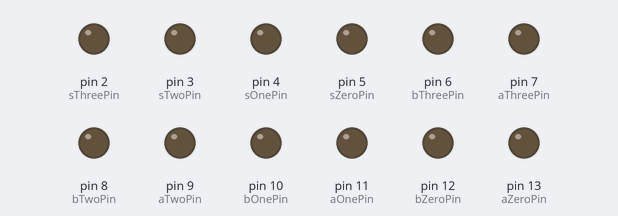
A sketch run on a simulated Arduino Uno, built with avr-gcc and run on an emulated ATmega328P. On the bench: output pins drawn as LEDs (lit = HIGH). What the sketch prints to the serial monitor is not drawn.

Above: at 0.1 s.
At 2.6 s:
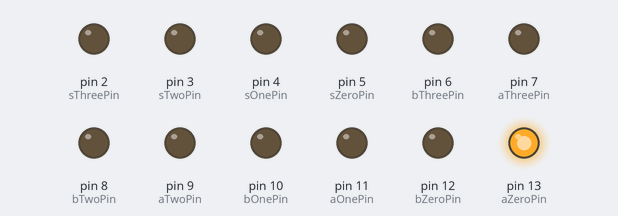
At 7.7 s:
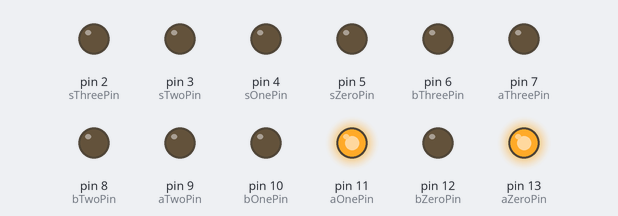
At 17.9 s:
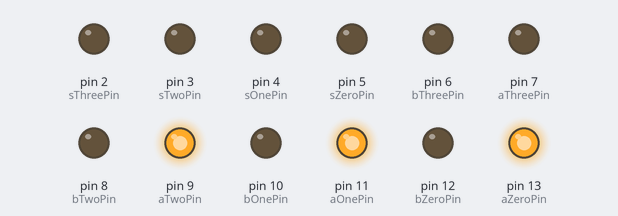
At 28.0 s:
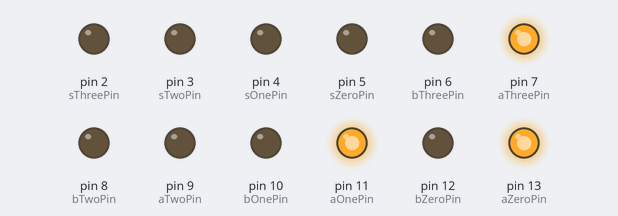
At 38.2 s:
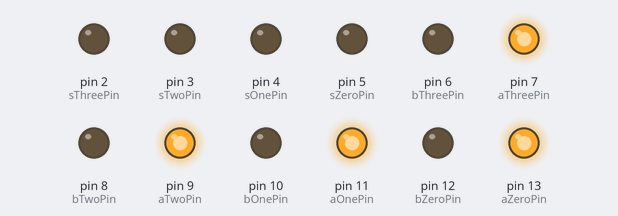
Timing chart, 0 to 39.7 s (numbered marks = the images above):
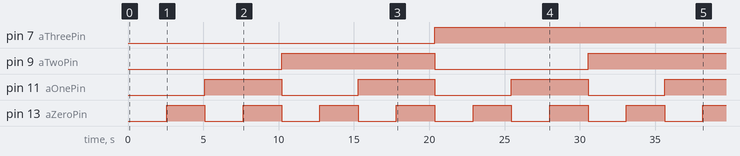

The sketch:

12fourbitalu.ino
```cpp
/*
  Created by Cristiano S
  Created in June 2023

  Gives inputs to a 4-bit ALU
*/

// Input Pins
unsigned int aZeroPin = 13;
unsigned int bZeroPin = 12;
unsigned int aOnePin = 11;
unsigned int bOnePin = 10;
unsigned int aTwoPin = 9;
unsigned int bTwoPin = 8;
unsigned int aThreePin = 7;
unsigned int bThreePin = 6;
unsigned int sZeroPin = 5;
unsigned int sOnePin = 4;
unsigned int sTwoPin = 3;
unsigned int sThreePin = 2;
unsigned int mPin = 1;      // Technically not a usable pin
unsigned int carryPin = 0;  // Technically not a usable pin

// Sign text variable
char signText = '?';

void setup()
{
  // Pin inputs
  pinMode(aZeroPin, OUTPUT);
  pinMode(bZeroPin, OUTPUT);
  pinMode(aOnePin, OUTPUT);
  pinMode(bOnePin, OUTPUT);
  pinMode(aTwoPin, OUTPUT);
  pinMode(bTwoPin, OUTPUT);
  pinMode(aThreePin, OUTPUT);
  pinMode(bThreePin, OUTPUT);
  pinMode(sZeroPin, OUTPUT);
  pinMode(sOnePin, OUTPUT);
  pinMode(sTwoPin, OUTPUT);
  pinMode(sThreePin, OUTPUT);
  pinMode(mPin, OUTPUT);
  pinMode(carryPin, OUTPUT);
  // Serial monitor
  Serial.begin(9600); // Start the serial monitor at 9600 baud
  Serial.println("\nStart:  ...\n");
}

void loop()
{
  for (int carryIn = 0; carryIn < 2; carryIn++) {
    // Set the carry in pin to on or off if carryIn is 1 or another number
    switch (carryIn) {
      case 1:
        digitalWrite(carryPin, HIGH);
        break;
      default:
        digitalWrite(carryPin, LOW);
        break;
    }
    for (int mInput = 0; mInput < 2; mInput++) {
      // Set the m pin to on or off if mInput is 1 or another number
      switch (mInput) {
        case 1:
          digitalWrite(mPin, HIGH);
          break;
        default:
          digitalWrite(mPin, LOW);
          break;
      }
      for (int sThree = 0; sThree < 2; sThree++) {
        // Set the sign three pin to on or off if sThree is 1 or another number
        switch (sThree) {
          case 1:
            digitalWrite(sThreePin, HIGH);
            break;
          default:
            digitalWrite(sThreePin, LOW);
            break;
        }
        for (int sTwo = 0; sTwo < 2; sTwo++) {
          // Set the sign two pin to on or off if sTwo is 1 or another number
          switch (sTwo) {
            case 1:
              digitalWrite(sTwoPin, HIGH);
              break;
            default:
              digitalWrite(sTwoPin, LOW);
              break;
          }
          for (int sOne = 0; sOne < 2; sOne++) {
            // Set the sign one pin to on or off if sOne is 1 or another number
            switch (sOne) {
              case 1:
                digitalWrite(sOnePin, HIGH);
                break;
              default:
                digitalWrite(sOnePin, LOW);
                break;
            }
            for (int sZero = 0; sZero < 2; sZero++) {
              // Set the sign zero pin to on or off if sZero is 1 or another number
              switch (sZero) {
                case 1:
                  digitalWrite(sZeroPin, HIGH);
                  break;
                default:
                  digitalWrite(sZeroPin, LOW);
                  break;
              }
              for (int inputBThree = 0; inputBThree < 2; inputBThree++) {
                // Set the b3 pin to on or off if inputBThree is 1 or another number
                switch (inputBThree) {
                  case 1:
                    digitalWrite(bThreePin, HIGH);
                    break;
                  default:
                    digitalWrite(bThreePin, LOW);
                    break;
                }
                for (int inputBTwo = 0; inputBTwo < 2; inputBTwo++) {
                  // Set the b2 pin to on or off if inputBTwo is 1 or another number
                  switch (inputBTwo) {
                    case 1:
                      digitalWrite(bTwoPin, HIGH);
                      break;
                    default:
                      digitalWrite(bTwoPin, LOW);
                      break;
                  }
                  for (int inputBOne = 0; inputBOne < 2; inputBOne++) {
                    // Set the b1 pin to on or off if inputBOne is 1 or another number
                    switch (inputBOne) {
                      case 1:
                        digitalWrite(bOnePin, HIGH);
                        break;
                      default:
                        digitalWrite(bOnePin, LOW);
                        break;
                    }
                    for (int inputBZero = 0; inputBZero < 2; inputBZero++) {
                      // Set the b0 pin to on or off if inputBZero is 1 or another number
                      switch (inputBZero) {
                        case 1:
                          digitalWrite(bZeroPin, HIGH);
                          break;
                        default:
                          digitalWrite(bZeroPin, LOW);
                          break;
                      }
                      for (int inputAThree = 0; inputAThree < 2; inputAThree++) {
                        // Set the a3 pin to on or off if inputAThree is 1 or another number
                        switch (inputAThree) {
                          case 1:
                            digitalWrite(aThreePin, HIGH);
                            break;
                          default:
                            digitalWrite(aThreePin, LOW);
                            break;
                        }
                        for (int inputATwo = 0; inputATwo < 2; inputATwo++) {
                          // Set the a2 pin to on or off if inputATwo is 1 or another number
                          switch (inputATwo) {
                            case 1:
                              digitalWrite(aTwoPin, HIGH);
                              break;
                            default:
                              digitalWrite(aTwoPin, LOW);
                              break;
                          }
                          for (int inputAOne = 0; inputAOne < 2; inputAOne++) {
                            // Set the a1 pin to on or off if inputAOne is 1 or another number
                            switch (inputAOne) {
                              case 1:
                                digitalWrite(aOnePin, HIGH);
                                break;
                              default:
                                digitalWrite(aOnePin, LOW);
                                break;
                            }
                            for (int inputAZero = 0; inputAZero < 2; inputAZero++) {
                              // Set the a0 pin to on or off if inputAZero is 1 or another number
                              switch (inputAZero) {
                                case 1:
                                  digitalWrite(aZeroPin, HIGH);
                                  break;
                                default:
                                  digitalWrite(aZeroPin, LOW);
                                  break;
                              }

                              /*4-Bit ALU logic */

                              // Inverse Inputs
                              int mInvert = !mInput;
                              int carryInInvert = !carryIn;

                              /* NOR Gates */

                              // NOR 1 logic
                              int andGateOne1 = inputAZero & inputAZero;
                              int andGateTwo1 = inputBZero & sZero;
                              int andGateThree1 = sOne & !inputBZero;
                              int norGateOne = !(andGateOne1 | andGateTwo1 | andGateThree1);

                              // NOR 2 logic
                              int andGateOne2 = !inputBZero & sTwo & inputAZero;
                              int andGateTwo2 = inputAZero & inputBZero & sThree;
                              int norGateTwo = !(andGateOne2 | andGateTwo2);

                              // NOR 3 logic
                              int andGateOne3 = inputAOne & inputAOne;
                              int andGateTwo3 = inputBOne & sZero;
                              int andGateThree3 = sOne & !inputBOne;
                              int norGateThree = !(andGateOne3 | andGateTwo3 | andGateThree3);

                              // NOR 4 logic
                              int andGateOne4 = !inputBOne & sTwo & inputAOne;
                              int andGateTwo4 = inputAOne & sThree & inputBOne;
                              int norGateFour = !(andGateOne4 | andGateTwo4);

                              // NOR 5 logic
                              int andGateOne5 = inputATwo & inputATwo;
                              int andGateTwo5 = inputBTwo & sZero;
                              int andGateThree5 = sOne & !inputBTwo;
                              int norGateFive = !(andGateOne5 | andGateTwo5 | andGateThree5);

                              // NOR 6 logic
                              int andGateOne6 = !inputBTwo & sTwo & inputATwo;
                              int andGateTwo6 = inputATwo & sThree & inputBTwo;
                              int norGateSix = !(andGateOne6 | andGateTwo6);

                              // NOR 7 logic
                              int andGateOne7 = inputAThree & inputAThree;
                              int andGateTwo7 = inputBThree & sZero;
                              int andGateThree7 = sOne & !inputBThree;
                              int norGateSeven = !(andGateOne7 | andGateTwo7 | andGateThree7);

                              // NOR 8 logic
                              int andGateOne8 = !inputBThree & sTwo & inputAThree;
                              int andGateTwo8 = inputAThree & sThree & inputBThree;
                              int norGateEight = !(andGateOne8 | andGateTwo8);

                              /* XOR Gates */

                              // XOR 1 logic
                              int nandGateOne9 = !(carryInInvert & mInvert);
                              int xorGateOne9 = norGateOne ^ norGateTwo;
                              int xorGateOne = nandGateOne9 ^ xorGateOne9;

                              // XOR 2 logic
                              int andGateOne10 = mInvert & norGateOne;
                              int andGateTwo10 = mInvert & norGateTwo & carryInInvert;
                              int norGateOne10 = !(andGateOne10 | andGateTwo10);
                              int xorGateOne10 = norGateThree ^ norGateFour;
                              int xorGateTwo = norGateOne10 ^ xorGateOne10;

                              // XOR 3 logic
                              int andGateOne11 = mInvert & norGateThree;
                              int andGateTwo11 = mInvert & norGateOne & norGateFour;
                              int andGateThree11 = mInvert & carryInInvert & norGateTwo & norGateFour;
                              int norGateOne11 = !(andGateOne11 | andGateTwo11 | andGateThree11);
                              int xorGateOne11 = norGateFive ^ norGateSix;
                              int xorGateThree = norGateOne11 ^ xorGateOne11;

                              // XOR 4 logic
                              int andGateOne12 = mInvert & norGateFive;
                              int andGateTwo12 = mInvert & norGateThree & norGateSix;
                              int andGateThree12 = mInvert & norGateOne & norGateFour & norGateSix;
                              int andGateFour12 = mInvert & carryInInvert & norGateTwo & norGateFour & norGateSix;
                              int norGateOne12 = !(andGateOne12 | andGateTwo12 | andGateThree12 | andGateFour12);
                              int xorGateOne12 = norGateSeven ^ norGateEight;
                              int xorGateFour = norGateOne12 ^ xorGateOne12;

                              // Output G logic
                              int nandGateOne13 = !(norGateTwo & norGateFour & norGateSix & norGateEight);

                              // Output P logic
                              int andGateOne14 = norGateOne & norGateFour & norGateSix & norGateEight;
                              int andGateTwo14 = norGateThree & norGateSix & norGateEight;
                              int andGateThree14 = norGateFive & norGateEight;
                              int andGateFour14 = norGateSeven & norGateSeven;
                              int norGateOne14 = !(andGateOne14 | andGateTwo14 | andGateThree14 | andGateFour14);

                              // Output Carry In Plus 4 logic
                              int nandGateOne15 = !(carryInInvert & norGateTwo & norGateFour & norGateSix & norGateEight);
                              int orGateOne15 = !nandGateOne15 | !norGateOne14;

                              // All Outputs
                              int sumZero = xorGateOne;
                              int sumOne = xorGateTwo;
                              int sumTwo = xorGateThree;
                              int sumThree = xorGateFour;
                              int aEqualsB = xorGateOne & xorGateTwo & xorGateThree & xorGateFour;
                              int outputG = nandGateOne13;
                              int outputP = norGateOne14;
                              int invertCarryInPlusFour = !orGateOne15;

                              // Print calcuation to serial monitor
                              Serial.println();
                              Serial.println("- New Sequence -");
                              Serial.print("M = ");
                              Serial.println(mInput);
                              Serial.print("!Cₙ = ");
                              Serial.println(carryInInvert);
                              Serial.print("S = ");
                              Serial.print(sThree);
                              Serial.print(sTwo);
                              Serial.print(sOne);
                              Serial.println(sZero);
                              Serial.print(inputAThree);
                              Serial.print(inputATwo);
                              Serial.print(inputAOne);
                              Serial.print(inputAZero);
                              Serial.print(" ");
                              Serial.print(signText);
                              Serial.print(" ");
                              Serial.print(inputBThree);
                              Serial.print(inputBTwo);
                              Serial.print(inputBOne);
                              Serial.print(inputBZero);
                              Serial.print(" = ");
                              Serial.print(sumThree);
                              Serial.print(sumTwo);
                              Serial.print(sumOne);
                              Serial.println(sumZero);
                              Serial.print("A = B = ");
                              Serial.println(aEqualsB);
                              Serial.print("G = ");
                              Serial.println(outputG);
                              Serial.print("!Cin + 4 = ");
                              Serial.println(invertCarryInPlusFour);
                              Serial.print("P = ");
                              Serial.println(outputP);
                              delay(2500);
                            }
                          }
                        }
                      }
                    }
                  }
                }
              }
            }
          }
        }
      }
    }
  }

  Serial.println("\nDone\n");
}
```

Measured:
- by itself, pin 7 (aThreePin): LOW → HIGH at 20.4 s
- by itself, pin 9 (aTwoPin): LOW → HIGH at 10.2 s, → LOW 10.2 s later, → HIGH 10.2 s later
- by itself, pin 11 (aOnePin): alternates HIGH for 5.1 s and LOW for 5.1 s
- by itself, pin 13 (aZeroPin): alternates HIGH for 2.5 s and LOW for 2.5 s
